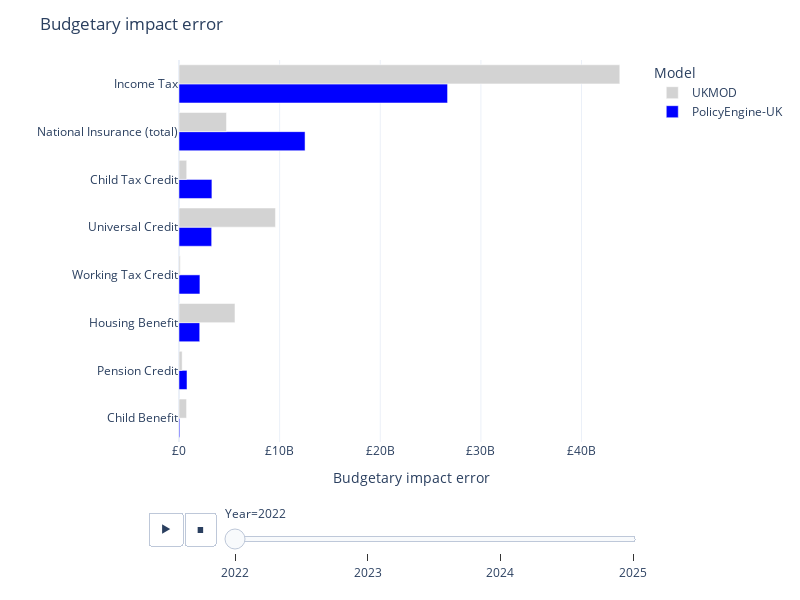

Notebook cell for this chart:
### Code cell
pd.set_option("display.max_colwidth", 0)
pd.set_option("display.max_rows", 500)


def error_chart(table, title=None):
    hovertemplate = "<b>%{customdata[4]} in %{customdata[3]}</b><br>Error: %{x}<br>Official: £%{customdata[2]}bn<br>PolicyEngine-UK: £%{customdata[0]}bn<br>UKMOD: £%{customdata[1]}bn"
    table = table.replace("", np.nan).dropna(axis=0)
    table[[policyengine_uk, UKMOD]] = (
        table[[policyengine_uk, UKMOD]].abs() / 1e2
    )
    fig = (
        px.bar(
            table.sort_values(["Year", policyengine_uk]),
            x=[policyengine_uk, UKMOD],
            y="Program",
            orientation="h",
            animation_frame="Year",
            barmode="group",
            color_discrete_map={
                policyengine_uk: "blue",
                UKMOD: "lightgrey",
            },
            custom_data=[
                "PolicyEngine-UK budgetary impact",
                "UKMOD budgetary impact",
                "External budgetary impact",
                "Year",
                "Program",
            ],
        )
        .update_layout(
            width=800,
            height=600,
            xaxis_tickprefix="£",
            xaxis_title="Budgetary impact error",
            title=title,
            template="plotly_white",
            legend_title="Model",
            yaxis_title="",
            legend_traceorder="reversed",
        )
        .update_traces(hovertemplate=hovertemplate)
    )
    for frame in fig.frames:
        for data in frame.data:
            data.hovertemplate = hovertemplate
    return fig


error_chart(
    tables_to_model_comparisons(
        {
            "": model_validation_table(
                budgetary_impact_error,
                models=[policyengine_uk, UKMOD],
                divisor=1e-2,
                decimals=1,
            ),
            "budgetary impact": model_validation_table(
                budgetary_impact, divisor=1e9, decimals=1
            ),
        }
    ),
    title="Budgetary impact error",
)

### Figure 1 — Plotly figure (JSON) as saved in the notebook; plotly's stock layout.template omitted (floating-point values rounded to 4 significant figures)
{"data": [{"alignmentgroup": "True", "customdata": [[11.3, 12, 11.2, 2022, "Child Benefit"], [5.3, 4.2, 4.5, 2022, "Pension Credit"], [13.8, 10.3, 15.9, 2022, "Housing Benefit"], [3.8, 1.6, 1.7, 2022, "Working Tax Credit"], [40.4, 34.1, 43.7, 2022, "Universal Credit"], [9.4, 5.4, 6.1, 2022, "Child Tax Credit"], [138.8, 156, 151.3, 2022, "National Insurance (total)"], [178.3, 161.2, 205, 2022, "Income Tax"]], "hovertemplate": "<b>%{customdata[4]} in %{customdata[3]}</b><br>Error: %{x}<br>Official: £%{customdata[2]}bn<br>PolicyEngine-UK: £%{customdata[0]}bn<br>UKMOD: £%{customdata[1]}bn", "legendgroup": "PolicyEngine-UK", "marker": {"color": "blue", "pattern": {"shape": ""}}, "name": "PolicyEngine-UK", "offsetgroup": "PolicyEngine-UK", "orientation": "h", "showlegend": true, "textposition": "auto", "type": "bar", "x": [79220000.0, 794600000.0, 2058000000.0, 2079000000.0, 3246000000.0, 3270000000.0, 12530000000.0, 26690000000.0], "xaxis": "x", "y": ["Child Benefit", "Pension Credit", "Housing Benefit", "Working Tax Credit", "Universal Credit", "Child Tax Credit", "National Insurance (total)", "Income Tax"], "yaxis": "y"}, {"alignmentgroup": "True", "customdata": [[11.3, 12, 11.2, 2022, "Child Benefit"], [5.3, 4.2, 4.5, 2022, "Pension Credit"], [13.8, 10.3, 15.9, 2022, "Housing Benefit"], [3.8, 1.6, 1.7, 2022, "Working Tax Credit"], [40.4, 34.1, 43.7, 2022, "Universal Credit"], [9.4, 5.4, 6.1, 2022, "Child Tax Credit"], [138.8, 156, 151.3, 2022, "National Insurance (total)"], [178.3, 161.2, 205, 2022, "Income Tax"]], "hovertemplate": "<b>%{customdata[4]} in %{customdata[3]}</b><br>Error: %{x}<br>Official: £%{customdata[2]}bn<br>PolicyEngine-UK: £%{customdata[0]}bn<br>UKMOD: £%{customdata[1]}bn", "legendgroup": "UKMOD", "marker": {"color": "lightgrey", "pattern": {"shape": ""}}, "name": "UKMOD", "offsetgroup": "UKMOD", "orientation": "h", "showlegend": true, "textposition": "auto", "type": "bar", "x": [750000000, 313000000, 5562000000, 121800000.0, 9584000000, 765700000.0, 4716000000, 43803000000], "xaxis": "x", "y": ["Child Benefit", "Pension Credit", "Housing Benefit", "Working Tax Credit", "Universal Credit", "Child Tax Credit", "National Insurance (total)", "Income Tax"], "yaxis": "y"}], "layout": {"barmode": "group", "height": 600, "legend": {"title": {"text": "Model"}, "tracegroupgap": 0, "traceorder": "reversed"}, "margin": {"t": 60}, "sliders": [{"active": 0, "currentvalue": {"prefix": "Year="}, "len": 0.9, "pad": {"b": 10, "t": 60}, "steps": [{"args": [["2022"], {"frame": {"duration": 0, "redraw": true}, "fromcurrent": true, "mode": "immediate", "transition": {"duration": 0, "easing": "linear"}}], "label": "2022", "method": "animate"}, {"args": [["2023"], {"frame": {"duration": 0, "redraw": true}, "fromcurrent": true, "mode": "immediate", "transition": {"duration": 0, "easing": "linear"}}], "label": "2023", "method": "animate"}, {"args": [["2024"], {"frame": {"duration": 0, "redraw": true}, "fromcurrent": true, "mode": "immediate", "transition": {"duration": 0, "easing": "linear"}}], "label": "2024", "method": "animate"}, {"args": [["2025"], {"frame": {"duration": 0, "redraw": true}, "fromcurrent": true, "mode": "immediate", "transition": {"duration": 0, "easing": "linear"}}], "label": "2025", "method": "animate"}], "x": 0.1, "xanchor": "left", "y": 0, "yanchor": "top"}], "title": {"text": "Budgetary impact error"}, "updatemenus": [{"buttons": [{"args": [null, {"frame": {"duration": 500, "redraw": true}, "fromcurrent": true, "mode": "immediate", "transition": {"duration": 500, "easing": "linear"}}], "label": "&#9654;", "method": "animate"}, {"args": [[null], {"frame": {"duration": 0, "redraw": true}, "fromcurrent": true, "mode": "immediate", "transition": {"duration": 0, "easing": "linear"}}], "label": "&#9724;", "method": "animate"}], "direction": "left", "pad": {"r": 10, "t": 70}, "showactive": false, "type": "buttons", "x": 0.1, "xanchor": "right", "y": 0, "yanchor": "top"}], "width": 800, "xaxis": {"anchor": "y", "domain": [0, 1], "tickprefix": "£", "title": {"text": "Budgetary impact error"}}, "yaxis": {"anchor": "x", "domain": [0, 1], "title": {"text": ""}}}}
